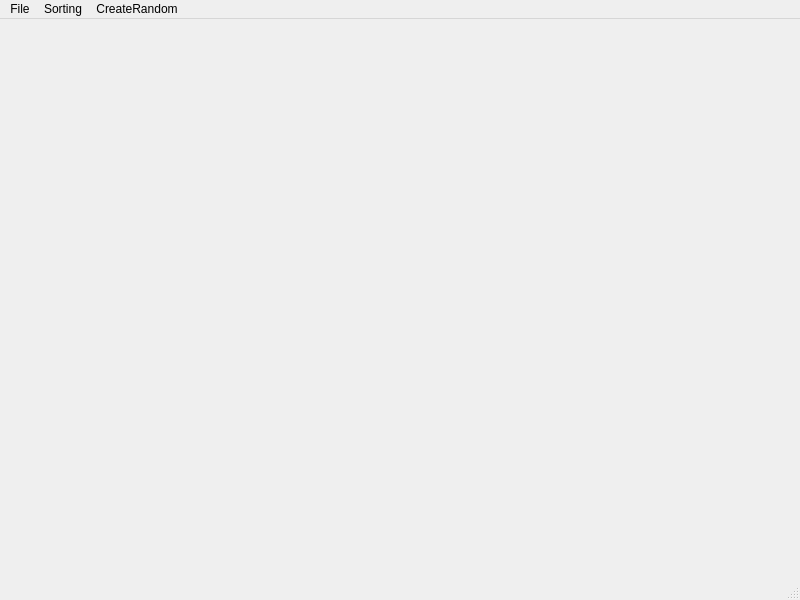
<?xml version="1.0" encoding="UTF-8"?>
<ui version="4.0">
 <class>MainWindow</class>
 <widget class="QMainWindow" name="MainWindow">
  <property name="geometry">
   <rect>
    <x>0</x>
    <y>0</y>
    <width>800</width>
    <height>600</height>
   </rect>
  </property>
  <property name="windowTitle">
   <string>MainWindow</string>
  </property>
  <widget class="QWidget" name="centralwidget"/>
  <widget class="QMenuBar" name="menubar">
   <property name="geometry">
    <rect>
     <x>0</x>
     <y>0</y>
     <width>800</width>
     <height>22</height>
    </rect>
   </property>
   <widget class="QMenu" name="menuFile">
    <property name="title">
     <string>File</string>
    </property>
    <widget class="QMenu" name="menuNew">
     <property name="title">
      <string>New</string>
     </property>
     <addaction name="actionLinkedList"/>
     <addaction name="actionBST"/>
     <addaction name="actionAVL"/>
     <addaction name="actionVector"/>
    </widget>
    <addaction name="menuNew"/>
   </widget>
   <widget class="QMenu" name="menuSorting">
    <property name="title">
     <string>Sorting</string>
    </property>
    <widget class="QMenu" name="menuBubbleSort">
     <property name="title">
      <string>BubbleSort</string>
     </property>
     <addaction name="actionBubbleSort_2"/>
     <addaction name="actionSteps_2"/>
    </widget>
    <addaction name="menuBubbleSort"/>
    <addaction name="actionInsertionSort"/>
    <addaction name="actionQuickSort"/>
    <addaction name="actionMergeSort"/>
   </widget>
   <widget class="QMenu" name="menuCreateRandom">
    <property name="title">
     <string>CreateRandom</string>
    </property>
    <addaction name="actionCreate_Random"/>
   </widget>
   <addaction name="menuFile"/>
   <addaction name="menuSorting"/>
   <addaction name="menuCreateRandom"/>
  </widget>
  <widget class="QStatusBar" name="statusbar"/>
  <action name="actionLinkedList">
   <property name="text">
    <string>LinkedList</string>
   </property>
  </action>
  <action name="actionBST">
   <property name="text">
    <string>BST </string>
   </property>
  </action>
  <action name="actionAVL">
   <property name="text">
    <string>AVL</string>
   </property>
  </action>
  <action name="actionInsertionSort">
   <property name="text">
    <string>InsertionSort</string>
   </property>
  </action>
  <action name="actionQuickSort">
   <property name="text">
    <string>QuickSort</string>
   </property>
  </action>
  <action name="actionMergeSort">
   <property name="text">
    <string>MergeSort</string>
   </property>
  </action>
  <action name="actionVector">
   <property name="text">
    <string>Vector</string>
   </property>
  </action>
  <action name="actionVector_2">
   <property name="text">
    <string>Vector</string>
   </property>
  </action>
  <action name="actionCreate_Random">
   <property name="text">
    <string>Create Random</string>
   </property>
  </action>
  <action name="actionBubbleSort_2">
   <property name="text">
    <string>BubbleSort</string>
   </property>
  </action>
  <action name="actionSteps_2">
   <property name="text">
    <string>Steps</string>
   </property>
  </action>
 </widget>
 <resources/>
 <connections/>
</ui>
